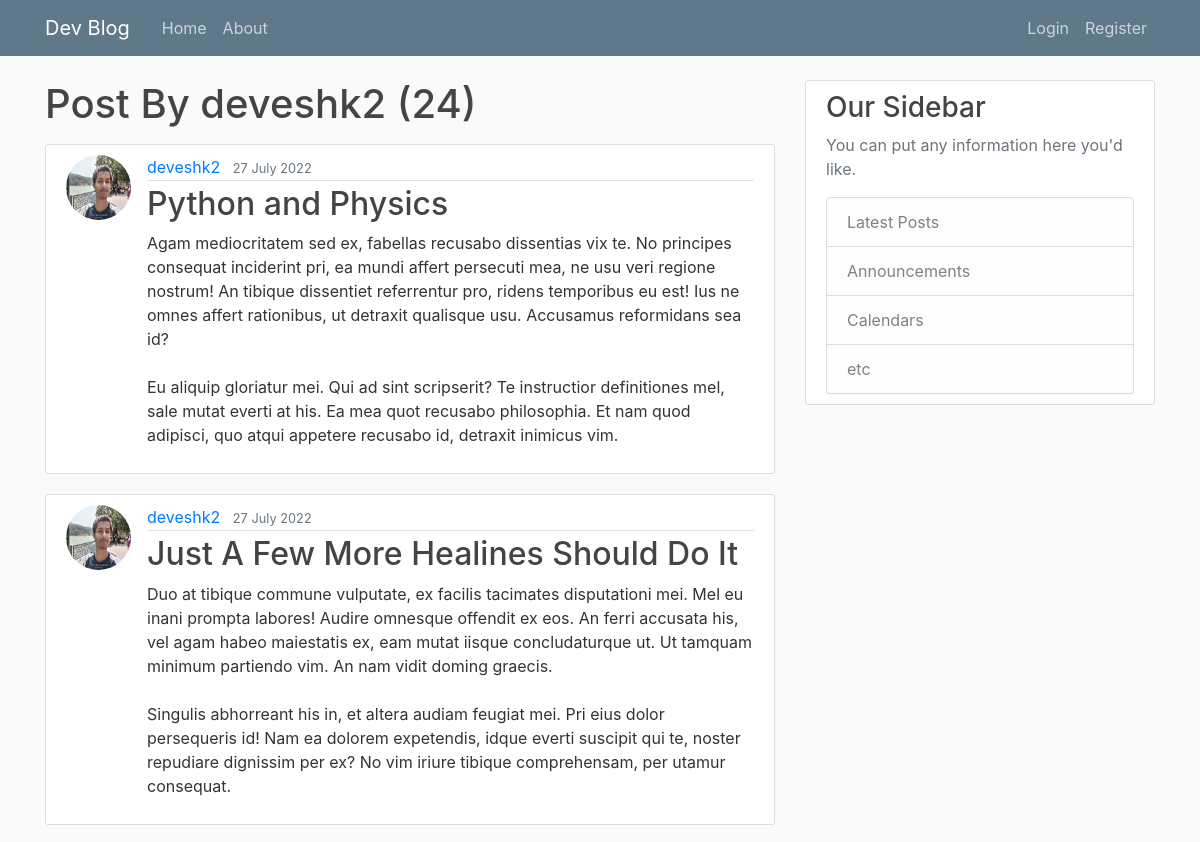
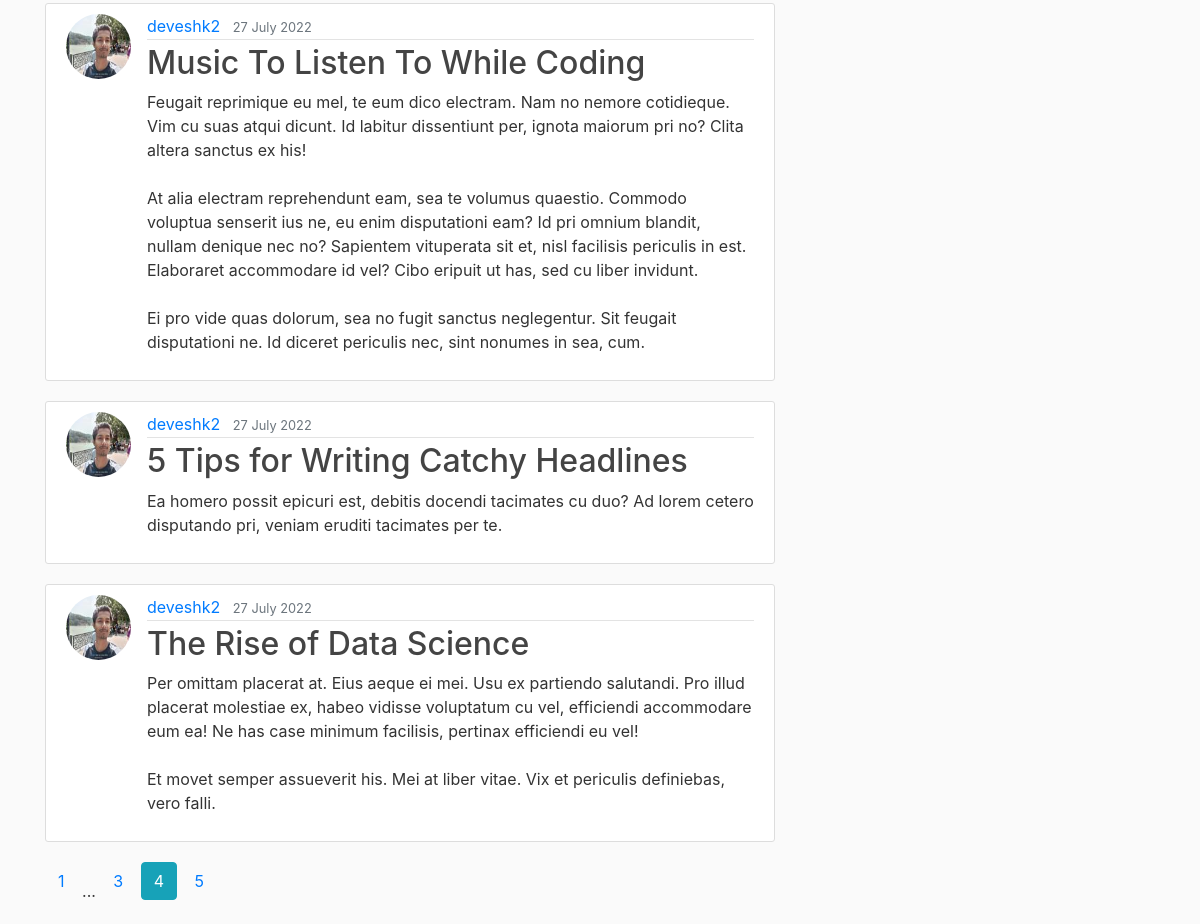
/user/deveshk2?page=4, run on the app's committed database (2 pictures, top to bottom).
### FlaskBlog/models.py (models this page shows, shortened)
class User(db.Model, UserMixin):
    id = db.Column(db.Integer, primary_key=True)
    username = db.Column(db.String(20), unique=True, nullable=False)
    email = db.Column(db.String(120), unique=True, nullable=False)
    image_file = db.Column(db.String(120), nullable=False, default="default.jpg")
    password = db.Column(db.String(60), nullable=False)
    posts = db.relationship("Post", backref="author", lazy=True)

class Post(db.Model):
    id = db.Column(db.Integer, primary_key=True)
    title = db.Column(db.String(100), nullable=False)
    date_posted = db.Column(db.DateTime, nullable=False, default=date.today())
    content = db.Column(db.Text, nullable=False)
    user_id = db.Column(db.Integer, db.ForeignKey("user.id"), nullable=False)

### FlaskBlog/Users/route.py (the view)
@users.route("/user/<string:username>")
def user_posts(username):
    page = request.args.get('page', 1, type=int)
    user = User.query.filter_by(username=username).first_or_404()
    posts = Post.query.filter_by(author=user) \
        .order_by(Post.date_posted.desc()) \
        .paginate(page=page, per_page=5)
    return render_template('user_posts.html', posts=posts, user=user)

### FlaskBlog/templates/user_posts.html
{% extends "layout.html" %}
{% block content %}
<h1 class="mb-3">Post By {{ user.username }} ({{ posts.total }})</h1>
{% for post in posts.items %}
<article class="media content-section">
    <img class="rounded-circle article-img"
         src="{{ url_for('static', filename='profile_pics/' + post.author.image_file) }}">
    <div class="media-body">
        <div class="article-metadata">
            <a class="mr-2" href="{{ url_for('users.user_posts', username=post.author.username) }}">{{ post.author.username }}</a>
            <small class="text-muted">{{ post.date_posted.strftime("%d %B %Y") }}</small>
        </div>
        <h2><a class="article-title" href="{{ url_for('posts.my_post', post_id=post.id) }}">{{ post.title }}</a></h2>
        <p class="article-content">{{ post.content }}</p>
    </div>
</article>
{% endfor %}
{% for page_num in posts.iter_pages(left_edge=1, right_edge=1, left_current=1, right_current=2) %}
{% if page_num %}
{% if posts.page == page_num %}
<a class="btn btn-outline-info mb-4 active" href="{{ url_for('users.user_posts', username=user.username, page=page_num) }}">{{ page_num }}</a>
{% else %}
<a class="btn btn-outing-info mb-4" href="{{ url_for('users.user_posts', username=user.username, page=page_num) }}">{{ page_num }}</a>
{% endif %}
{% else %}
...
{% endif %}
{% endfor %}
{% endblock content %}

### FlaskBlog/static/main.css (style rules this page uses)
body { background: #fafafa; color: #333333; margin-top: 5rem; }
h1, h2, h3, h4, h5, h6 { color: #444444; }
.content-section { background: #ffffff; padding: 10px 20px; border: 1px solid #dddddd; border-radius: 3px; margin-bottom: 20px; }
.article-title { color: #444444; }
.article-content { white-space: pre-line; }
.article-img { height: 65px; width: 65px; margin-right: 16px; }
.article-metadata { padding-bottom: 1px; margin-bottom: 4px; border-bottom: 1px solid #e3e3e3 }

### data on the page
User: username "deveshk2"
Post: image_file (picture), author.username "deveshk2", date_posted "27 July 2022", title "Python and Physics", content "Agam mediocritatem sed ex, fabellas recusabo dissentias vix te. No principes consequat inciderint pri, ea mundi affert persecuti mea, ne usu veri regione nostrum! An tibique dissentiet referrentur pro, ridens temporibus eu est! Ius ne omnes affert rationibus, ut detraxit qualisque usu. Accusamus reformidans sea id? Eu aliquip gloriatur mei. Qui ad sint scripserit? Te instructior definitiones mel, sale mutat everti at his. Ea mea quot recusabo philosophia. Et nam quod adipisci, quo atqui appetere recusabo id, detraxit inimicus vim."
Post: image_file (picture), author.username "deveshk2", date_posted "27 July 2022", title "Just A Few More Healines Should Do It", content "Duo at tibique commune vulputate, ex facilis tacimates disputationi mei. Mel eu inani prompta labores! Audire omnesque offendit ex eos. An ferri accusata his, vel agam habeo maiestatis ex, eam mutat iisque concludaturque ut. Ut tamquam minimum partiendo vim. An nam vidit doming graecis. Singulis abhorreant his in, et altera audiam feugiat mei. Pri eius dolor persequeris id! Nam ea dolorem expetendis, idque everti suscipit qui te, noster repudiare dignissim per ex? No vim iriure tibique comprehensam, per utamur consequat."
Post: image_file (picture), author.username "deveshk2", date_posted "27 July 2022", title "Music To Listen To While Coding", content "Feugait reprimique eu mel, te eum dico electram. Nam no nemore cotidieque. Vim cu suas atqui dicunt. Id labitur dissentiunt per, ignota maiorum pri no? Clita altera sanctus ex his! At alia electram reprehendunt eam, sea te volumus quaestio. Commodo voluptua senserit ius ne, eu enim disputationi eam? Id pri omnium blandit, nullam denique nec no? Sapientem vituperata sit et, nisl facilisis periculis in est. Elaboraret accommodare id vel? Cibo eripuit ut has, sed cu liber invidunt. Ei pro vide quas dolorum, sea no fugit sanctus neglegentur. Sit feugait disputationi ne. Id diceret periculis nec, sint nonumes in sea, cum."
Post: image_file (picture), author.username "deveshk2", date_posted "27 July 2022", title "5 Tips for Writing Catchy Headlines", content "Ea homero possit epicuri est, debitis docendi tacimates cu duo? Ad lorem cetero disputando pri, veniam eruditi tacimates per te."
Post: image_file (picture), author.username "deveshk2", date_posted "27 July 2022", title "The Rise of Data Science", content "Per omittam placerat at. Eius aeque ei mei. Usu ex partiendo salutandi. Pro illud placerat molestiae ex, habeo vidisse voluptatum cu vel, efficiendi accommodare eum ea! Ne has case minimum facilisis, pertinax efficiendi eu vel! Et movet semper assueverit his. Mei at liber vitae. Vix et periculis definiebas, vero falli."

### other printed values
{{ posts.total }} "24"
{{ page_num }} "1" "3" "5"
{{ page_num }} "4"
